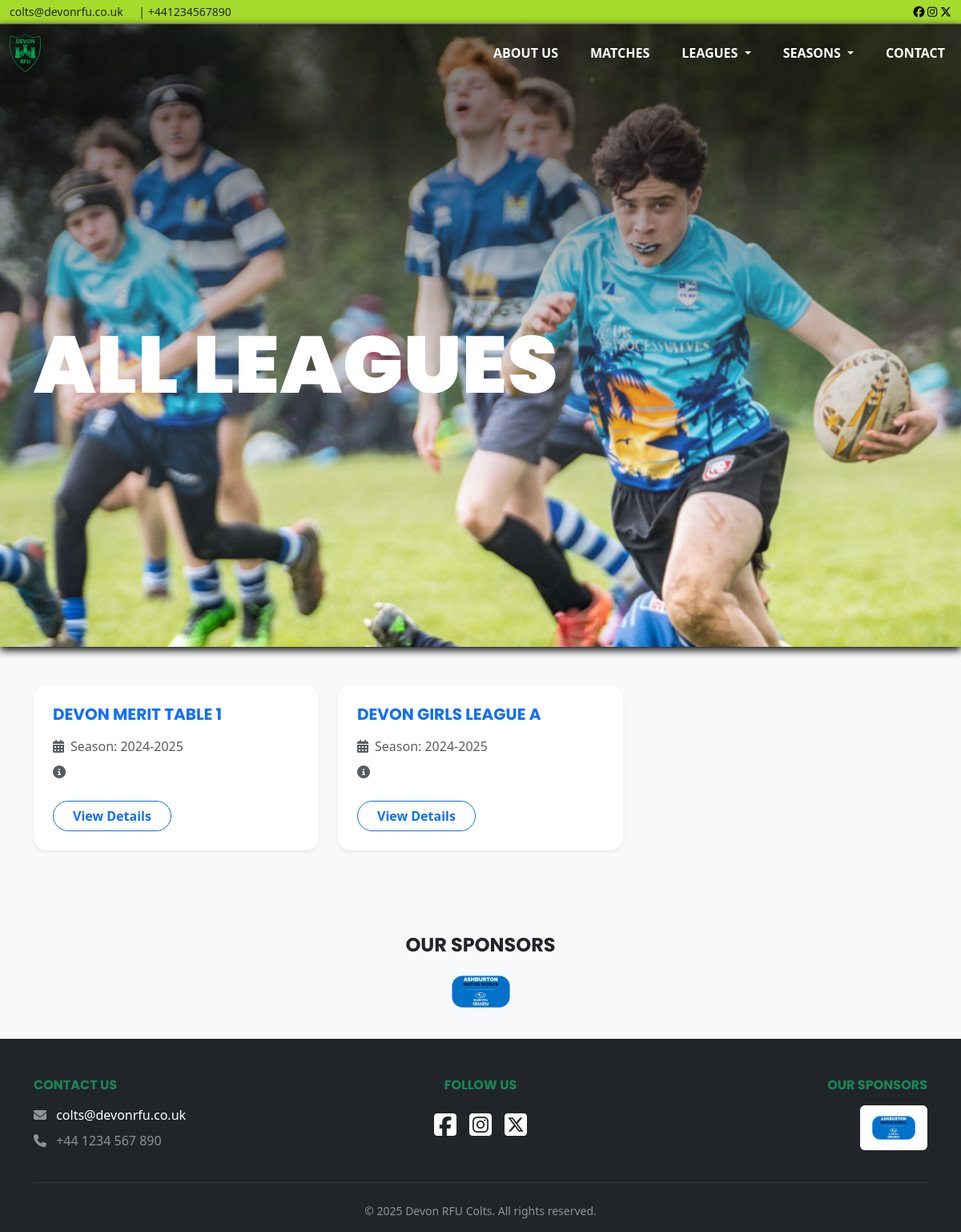
Before: /accounts/leagues/ with the older database file.
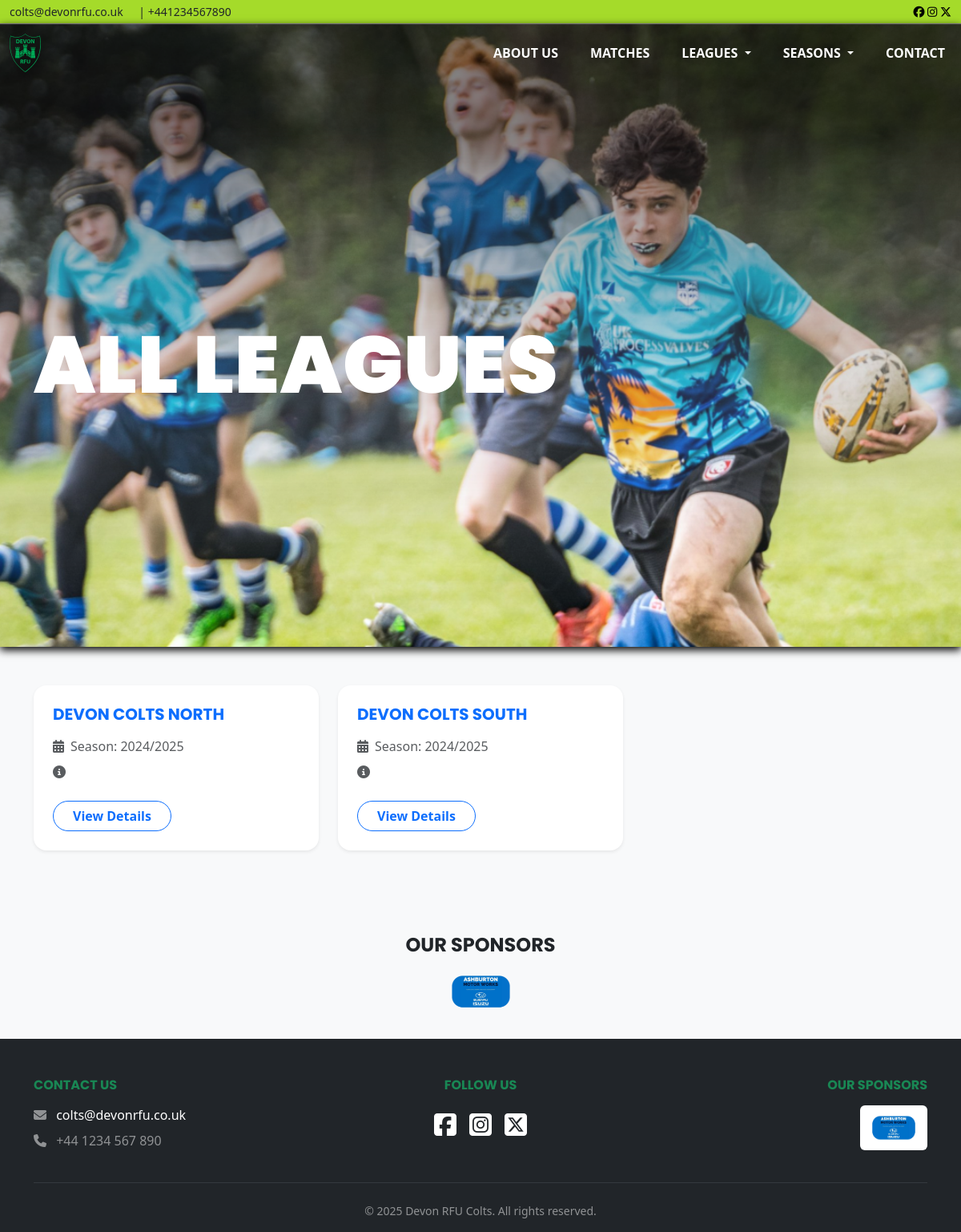
After: the same page with the newer database file.
### app/models.py (models this page shows, shortened)
class League(models.Model):
    name = models.CharField(max_length=100)
    age_group = models.CharField(max_length=20)
    gender = models.CharField(max_length=10)
    season = models.ForeignKey(Season, on_delete=models.CASCADE, related_name='leagues')
    notes = models.TextField(max_length=1000, blank=True)

class Season(models.Model):
    year = models.CharField(max_length=20)
    start_date = models.DateField()
    end_date = models.DateField()
    archived_status = models.BooleanField(default=False)

### accounts/views.py (the view)
# urls.py: path("leagues/", leagues, name="leagues"),
def leagues(request):
    try:
        all_leagues = League.objects.all()
    except Exception as e:
        print(f"Error fetching leagues: {e}")
        all_leagues = []
    return render(request, "leagues/leagues.html", {"all_leagues": all_leagues})

### app/templates/leagues/leagues.html (shortened to what this page needs)
{% extends 'base.html' %}
{% block hero %}
<h1 class="hero-title text-white">All Leagues</h1>
{% endblock %}
{% block content %}
<div class="container my-5">
    <div class="row">
        {% for league in all_leagues %}
        <div class="col-md-4 mb-4">
            <div class="card h-100 shadow-sm border-0 rounded-4 overflow-hidden hover-card">
                <div class="card-body p-4">
                    <h5 class="card-title fw-bold text-uppercase text-primary mb-3">{{ league.name }}</h5>
                    <p class="card-text text-muted mb-2">
                        <i class="fas fa-calendar-alt me-2"></i>Season: {{ league.season.year }}
                    </p>
                    <p class="card-text text-muted mb-4">
                        <i class="fas fa-info-circle me-2"></i>{{ league.description|truncatechars:100 }}
                    </p>
                    <a href="{% url 'league_details' league.id %}" class="btn btn-outline-primary rounded-pill fw-bolder px-4">View Details</a>
                </div>
            </div>
        </div>
        {% empty %}
        <div class="col-12">
            <div class="alert alert-info text-center rounded-4 shadow-sm py-4">
                <i class="fas fa-info-circle me-2"></i>No leagues are currently available.
            </div>
        </div>
        {% endfor %}
    </div>
</div>
{% endblock %}

Changed rows visible on the page:
removed League: name "DEVON GIRLS LEAGUE A", season.year "2024-2025"
added League: name "DEVON COLTS NORTH", season.year "2024/2025"
changed League: name "DEVON MERIT TABLE 1" → "DEVON COLTS SOUTH"; season.year "2024-2025" → "2024/2025"
